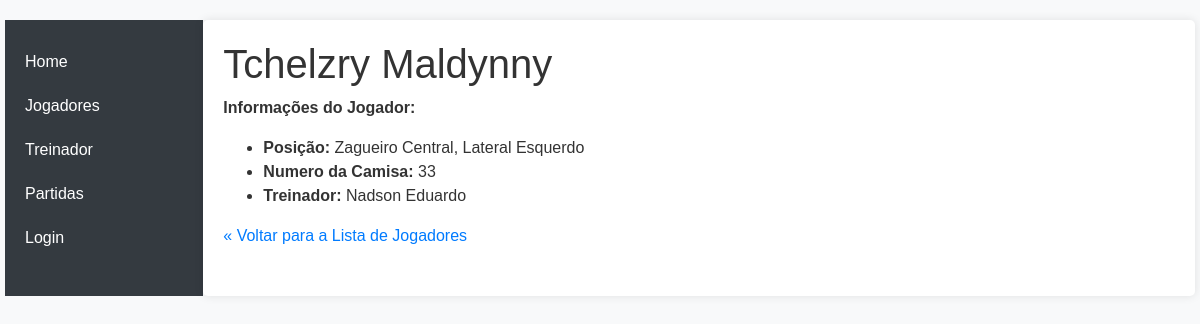
Page /catalog/jogador/2 on the committed database.
### catalog/models.py (models this page shows, shortened)
class Jogador(models.Model):
    nome=models.CharField(max_length=200, help_text='Insira o nome do jogador.')
    treinador=models.ForeignKey('Treinador', on_delete=models.SET_NULL, null=True)
    numeroDaCamisa=models.CharField(max_length=200, help_text='Insira o número da camisa.')
    posicao=models.ManyToManyField(Posicao, help_text='Insira a posição do jogador.')

class Posicao(models.Model):
    nome=models.CharField(max_length=200, help_text='Insira a posição do jogador.')
    def __str__(self):
        return self.nome

class Treinador(models.Model):
    nome=models.CharField(max_length=200, help_text='Insira o nome do treinador.')
    idade=models.CharField(max_length=200, help_text='Insira a idade do treinador.')
    email=models.CharField(max_length=200, help_text='Insira o e-mail do treinador.')
    def __str__(self):
        return self.nome

### catalog/views.py (the view)
# urls.py: path('jogador/<int:pk>', views.JogadorDetailView.as_view(), name='jogador-detail'),
class JogadorDetailView(generic.DetailView):
    model=Jogador

### catalog/templates/catalog/jogador_detail.html
{% extends "base_generic.html" %}
{% block content %}
  <h1>{{ jogador.nome }}</h1>
  <p><strong>Informações do Jogador:</strong></p>
  <ul>
    <li><strong>Posição:</strong>
      {% for posicao in jogador.posicao.all %}
        {{ posicao }}{% if not forloop.last %}, {% endif %}
      {% endfor %}
    </li>
    <li><strong>Numero da Camisa:</strong> {{ jogador.numeroDaCamisa }}</li>
    <li><strong>Treinador:</strong> {{ jogador.treinador }}</li>
  </ul>
  <p><a href="{% url 'jogadores' %}">&laquo; Voltar para a Lista de Jogadores</a></p>
{% endblock %}

### catalog/static/css/styles.css (style rules this page uses)
body { font-family: 'Arial', sans-serif; background-color: #f8f9fa; color: #333; }

### rows in the picture
Jogador: nome "Tchelzry Maldynny", numeroDaCamisa "33", treinador "Nadson Eduardo"
Posicao: nome "Zagueiro Central"
Posicao: nome "Lateral Esquerdo"
